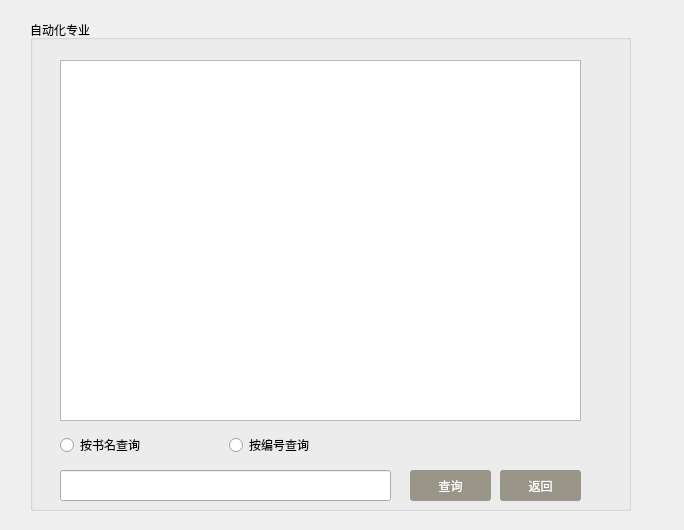
<?xml version="1.0" encoding="UTF-8"?>
<ui version="4.0">
 <class>Automation</class>
 <widget class="QDialog" name="Automation">
  <property name="geometry">
   <rect>
    <x>0</x>
    <y>0</y>
    <width>684</width>
    <height>530</height>
   </rect>
  </property>
  <property name="windowTitle">
   <string>Dialog</string>
  </property>
  <widget class="QGroupBox" name="groupBox">
   <property name="geometry">
    <rect>
     <x>30</x>
     <y>20</y>
     <width>601</width>
     <height>491</height>
    </rect>
   </property>
   <property name="styleSheet">
    <string notr="true">

font: 75 14pt &quot;Aparajita&quot;;</string>
   </property>
   <property name="title">
    <string>自动化专业</string>
   </property>
   <widget class="QTableView" name="automationview">
    <property name="geometry">
     <rect>
      <x>30</x>
      <y>40</y>
      <width>521</width>
      <height>361</height>
     </rect>
    </property>
    <property name="styleSheet">
     <string notr="true"/>
    </property>
   </widget>
   <widget class="QPushButton" name="returnbtn">
    <property name="geometry">
     <rect>
      <x>470</x>
      <y>450</y>
      <width>81</width>
      <height>31</height>
     </rect>
    </property>
    <property name="styleSheet">
     <string notr="true">QPushButton { background-color: rgb(153, 149, 137); border-radius: 3px; color: rgb(255, 255, 255); } QPushButton:hover { background-color: black; }


</string>
    </property>
    <property name="text">
     <string>返回</string>
    </property>
   </widget>
   <widget class="QWidget" name="layoutWidget">
    <property name="geometry">
     <rect>
      <x>30</x>
      <y>410</y>
      <width>331</width>
      <height>30</height>
     </rect>
    </property>
    <layout class="QHBoxLayout" name="horizontalLayout">
     <item>
      <widget class="QRadioButton" name="nameradio">
       <property name="styleSheet">
        <string notr="true"/>
       </property>
       <property name="text">
        <string>按书名查询</string>
       </property>
      </widget>
     </item>
     <item>
      <widget class="QRadioButton" name="numradio">
       <property name="styleSheet">
        <string notr="true"/>
       </property>
       <property name="text">
        <string>按编号查询</string>
       </property>
      </widget>
     </item>
    </layout>
   </widget>
   <widget class="QLineEdit" name="inputline">
    <property name="geometry">
     <rect>
      <x>30</x>
      <y>450</y>
      <width>331</width>
      <height>31</height>
     </rect>
    </property>
    <property name="styleSheet">
     <string notr="true"/>
    </property>
   </widget>
   <widget class="QPushButton" name="searchbtn">
    <property name="geometry">
     <rect>
      <x>380</x>
      <y>450</y>
      <width>81</width>
      <height>31</height>
     </rect>
    </property>
    <property name="styleSheet">
     <string notr="true">QPushButton { background-color: rgb(153, 149, 137); border-radius: 3px; color: rgb(255, 255, 255); } QPushButton:hover { background-color: black;}



</string>
    </property>
    <property name="text">
     <string>查询</string>
    </property>
   </widget>
  </widget>
 </widget>
 <resources/>
 <connections/>
</ui>
